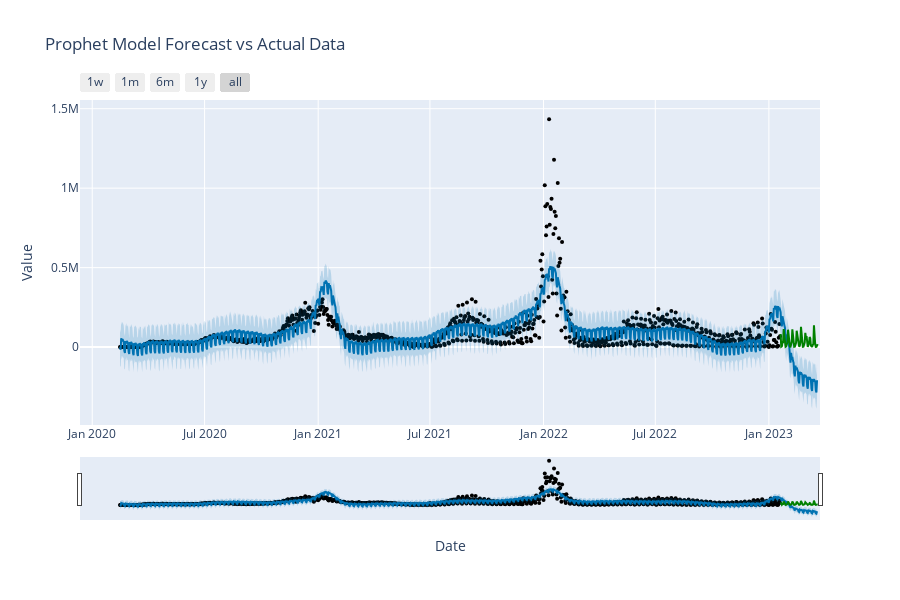

This figure's notebook cell:
### Code cell
model = Prophet().fit(y_train)


forecast_df = forecast_df_complete(model, y_train, y_test)


# Generate the Prophet forecast plot
fig = plot_plotly(model, forecast_df)

# Add the test actual data points
fig.add_trace(go.Scatter(
    x=y_test.ds, 
    y=y_test.y, 
    mode='lines', 
    name='Historical Predictions', 
    line=dict(color='green')
))

# Add titles and labels
fig.update_layout(
    title="Prophet Model Forecast vs Actual Data",
    xaxis_title="Date",
    yaxis_title="Value",
    legend_title="Legend"
)

# Display the plot
fig.show();

### Figure 1 — Plotly figure (JSON) as saved in the notebook; plotly's stock layout.template omitted (floating-point values rounded to 4 significant figures; data arrays with more than 128 entries replaced by an {"elided": "..."} marker saying what was removed)
{"data": [{"marker": {"color": "black", "size": 4}, "mode": "markers", "name": "Actual", "type": "scatter", "x": {"elided": "1070 str values"}, "y": {"elided": "1070 int values"}}, {"hoverinfo": "skip", "line": {"width": 0}, "mode": "lines", "type": "scatter", "x": {"elided": "1130 str values"}, "y": {"elided": "1130 float values"}}, {"fill": "tonexty", "fillcolor": "rgba(0, 114, 178, 0.2)", "line": {"color": "#0072B2", "width": 2}, "mode": "lines", "name": "Predicted", "type": "scatter", "x": {"elided": "1130 str values"}, "y": {"elided": "1130 float values"}}, {"fill": "tonexty", "fillcolor": "rgba(0, 114, 178, 0.2)", "hoverinfo": "skip", "line": {"width": 0}, "mode": "lines", "type": "scatter", "x": {"elided": "1130 str values"}, "y": {"elided": "1130 float values"}}, {"line": {"color": "green"}, "mode": "lines", "name": "Historical Predictions", "type": "scatter", "x": ["2023-01-20T00:00:00", "2023-01-21T00:00:00", "2023-01-22T00:00:00", "2023-01-23T00:00:00", "2023-01-24T00:00:00", "2023-01-25T00:00:00", "2023-01-26T00:00:00", "2023-01-27T00:00:00", "2023-01-28T00:00:00", "2023-01-29T00:00:00", "2023-01-30T00:00:00", "2023-01-31T00:00:00", "2023-02-01T00:00:00", "2023-02-02T00:00:00", "2023-02-03T00:00:00", "2023-02-04T00:00:00", "2023-02-05T00:00:00", "2023-02-06T00:00:00", "2023-02-07T00:00:00", "2023-02-08T00:00:00", "2023-02-09T00:00:00", "2023-02-10T00:00:00", "2023-02-11T00:00:00", "2023-02-12T00:00:00", "2023-02-13T00:00:00", "2023-02-14T00:00:00", "2023-02-15T00:00:00", "2023-02-16T00:00:00", "2023-02-17T00:00:00", "2023-02-18T00:00:00", "2023-02-19T00:00:00", "2023-02-20T00:00:00", "2023-02-21T00:00:00", "2023-02-22T00:00:00", "2023-02-23T00:00:00", "2023-02-24T00:00:00", "2023-02-25T00:00:00", "2023-02-26T00:00:00", "2023-02-27T00:00:00", "2023-02-28T00:00:00", "2023-03-01T00:00:00", "2023-03-02T00:00:00", "2023-03-03T00:00:00", "2023-03-04T00:00:00", "2023-03-05T00:00:00", "2023-03-06T00:00:00", "2023-03-07T00:00:00", "2023-03-08T00:00:00", "2023-03-09T00:00:00", "2023-03-10T00:00:00", "2023-03-11T00:00:00", "2023-03-12T00:00:00", "2023-03-13T00:00:00", "2023-03-14T00:00:00", "2023-03-15T00:00:00", "2023-03-16T00:00:00", "2023-03-17T00:00:00", "2023-03-18T00:00:00", "2023-03-19T00:00:00", "2023-03-20T00:00:00", "2023-03-21T00:00:00"], "y": [82833, 2473, 4953, 32412, 31773, 113283, 78852, 14171, 2200, 4424, 30449, 31067, 109666, 67603, 64375, 2896, 2718, 24780, 31892, 112192, 68999, 14142, 1902, 3127, 24468, 27526, 102914, 70512, 46091, 4071, 2807, 8447, 29117, 127499, 64478, 11171, 1527, 2318, 18147, 28351, 89261, 62111, 69509, 1671, 1567, 14774, 23808, 63372, 55547, 10161, 1489, 1005, 13115, 20174, 137629, 54460, 18756, 1175, 1424, 9787, 18373]}], "layout": {"height": 600, "legend": {"title": {"text": "Legend"}}, "showlegend": false, "title": {"text": "Prophet Model Forecast vs Actual Data"}, "width": 900, "xaxis": {"rangeselector": {"buttons": [{"count": 7, "label": "1w", "step": "day", "stepmode": "backward"}, {"count": 1, "label": "1m", "step": "month", "stepmode": "backward"}, {"count": 6, "label": "6m", "step": "month", "stepmode": "backward"}, {"count": 1, "label": "1y", "step": "year", "stepmode": "backward"}, {"step": "all"}]}, "rangeslider": {"visible": true}, "title": {"text": "Date"}, "type": "date"}, "yaxis": {"title": {"text": "Value"}}}}
